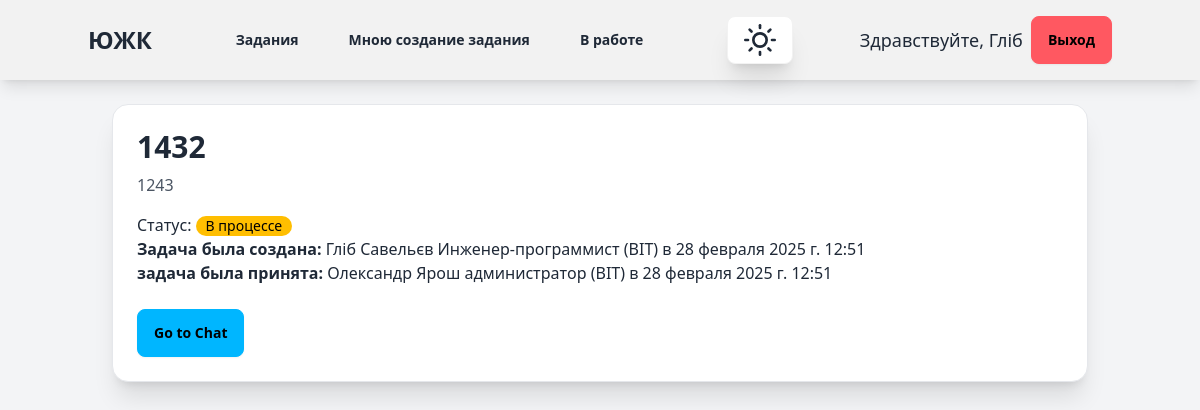
The app's page /ticket/32/ (signed in) with its own data.
### account/models.py (models this page shows, shortened)
class CustomUser(AbstractUser):
    department = models.ForeignKey(Department, on_delete=models.SET_NULL, null=True, blank=True)
    position = models.ForeignKey(Position, on_delete=models.SET_NULL, null=True, blank=True, related_name="users")

class Position(models.Model):
    title = models.CharField(max_length=255, unique=True)
    department = models.ForeignKey(Department, on_delete=models.CASCADE, related_name="positions")
    description = models.TextField(blank=True, null=True)
    created_at = models.DateTimeField(auto_now_add=True)
    updated_at = models.DateTimeField(auto_now=True)
    def __str__(self):
        return f"{self.title} ({self.department.name})"

class Department(models.Model):
    name = models.CharField(max_length=80)
    location = models.CharField(max_length=80)
    description = models.TextField()
    created_at = models.DateTimeField(auto_now_add=True)
    updated_at = models.DateTimeField(auto_now=True)

### tickets/models.py (models this page shows, shortened)
class Ticket(models.Model):
    STATUS_CHOICES = [
        ('open', 'Open'),
        ('in_progress', 'In Progress'),
        ('closed', 'Closed'),
    ]
    title = models.CharField(max_length=200)
    description = models.TextField()
    status = models.CharField(max_length=20, choices=STATUS_CHOICES, default='open')
    created_by = models.ForeignKey(CustomUser, on_delete=models.CASCADE, related_name='tickets_created')
    accepted_by = models.ForeignKey(CustomUser, on_delete=models.CASCADE, related_name='tickets_accepted', null=True,
                                    blank=True)
    department = models.ForeignKey(Department, on_delete=models.CASCADE, related_name='tickets', null=True, blank=True)
    position = models.ForeignKey(Position, on_delete=models.CASCADE, related_name='tickets', null=True, blank=True)
    screenshot = models.ImageField(upload_to='tickets/screenshots', null=True, blank=True)
    created_at = models.DateTimeField(auto_now_add=True)
    accepted_at = models.DateTimeField(null=True, blank=True)
    updated_at = models.DateTimeField(auto_now=True)

### tickets/views.py (the view)
# urls.py: path('ticket/<int:ticket_id>/', views.ticket_detail, name='ticket_detail'),
@login_required
def ticket_detail(request, ticket_id):
    ticket = get_object_or_404(Ticket, id=ticket_id)
    return render(request, 'tickets/ticket_detail.html', {'ticket': ticket})

### templates/tickets/ticket_detail.html (shortened to what this page needs)
{% extends "blog/base.html" %}
{% block content2 %}
{% load l10n %}
<div class="container mx-auto p-6">
    <div class="card bg-base-100 shadow-xl border border-gray-200 p-6">
        <h2 class="text-3xl font-bold mb-2">{{ ticket.title }}</h2>
        <p class="text-gray-600">{{ ticket.description }}</p>
        <div class="mt-4">
            <p>Статус:
                    <span class="badge
                        {% if ticket.status == 'open' %}badge-error
                        {% elif ticket.status == 'in_progress' %}badge-warning
                        {% else %}badge-success
                        {% endif %}">
                        {% if ticket.status == 'open' %}Открыт
                        {% elif ticket.status == 'in_progress' %}В процессе
                        {% else %}Закрыт
                        {% endif %}
                    </span>
                </p>
            <p>
                <strong>Задача была создана:</strong>
                {% if ticket.created_by.first_name and ticket.created_by.last_name and ticket.created_by.position%}
                    {{ ticket.created_by.first_name }}
                    {{ ticket.created_by.last_name }}
                    {{ ticket.created_by.position }}
                {% else %}
                    {{ ticket.created_by.username }}
                    {{ ticket.created_by.position }}
                {% endif %} в
                {{ ticket.created_at }}
            <p><strong>задача была принята:</strong>
                {% if ticket.accepted_by %}
                    {% if ticket.accepted_by.first_name and ticket.created_by.last_name and ticket.accepted_by.position%}
                        {{ ticket.accepted_by.first_name }}
                        {{ ticket.accepted_by.last_name }}
                        {{ ticket.accepted_by.position }}
                    {% else %}
                        {{ ticket.accepted_by.username }}
                        {{ ticket.accepted_by.position }}
                    {% endif %}
                {% else %}
                {{ ticket.accepted_by.username|default:"На данный момент не принята" }}
                {% endif %} в
                {{ ticket.accepted_at }}
            </p>
        </div>
        <div class="mt-6 flex space-x-4">
            {% if ticket.status == 'open' %}
                {% if ticket.department == request.user.department and ticket.position == request.user.position %}
                <form action="{% url 'tickets:accept_ticket' ticket.id %}" method="post">
                    {% csrf_token %}
                    <button type="submit" class="btn btn-warning">Accept Ticket</button>
                </form>
                {% else %}
                {% endif %}
            {% elif ticket.status == 'in_progress' %}
                {% if ticket.accepted_by == request.user or  ticket.created_by == request.user %}
                    <a href="{% url 'chat:chat_detail' ticket.id %}" class="btn btn-info">Go to Chat</a>
                {% endif %}
            {% else %}
                <p class="text-gray-500">Ticket is closed.</p>
            {% endif %}
        </div>
    </div>
</div>
{% endblock %}

### templates/blog/base.html (shortened to what this page needs)
{% load static %}
{% load tailwind_tags %}
<!DOCTYPE html>
<html lang="ru">
<head>
    {% tailwind_css %}
    <script src="https://cdn.tailwindcss.com"></script>
</head>
<body class="bg-gray-100">
    <nav class="navbar bg-base-200 shadow-lg p-4">
        <div class="container mx-auto flex justify-between items-center">
            <a href="http://127.0.0.1:8000/ticket_list_created_by" class="text-2xl font-bold">ЮЖК</a>
            {% if request.user.is_authenticated %}
            <div class="hidden md:flex space-x-4">
                <a href="{% url 'tickets:ticket_list' %}" class="btn btn-ghost">Задания</a>
                <a href="{% url 'tickets:ticket_list_created_by' %}" class="btn btn-ghost">Мною создание задания</a>
                <a href="{% url 'tickets:ticket_list_accepted_by' %}" class="btn btn-ghost">В работе</a>
            </div>
            <button onclick="toggleTheme()" class="btn btn-circle bg-base-100 shadow-xl transition-all">
            </button>
            <div class="flex items-center space-x-2">
                <span class="text-lg">Здравствуйте, {{ request.user.first_name|default:request.user.username }}</span>
                <form action="{% url 'account:logout' %}" method="post">
                    <button type="submit" class="btn btn-error">Выход</button>
                </form>
            </div>
            {% else %}
            <a href="{% url 'account:login' %}" class="btn btn-primary">Вход</a>
            {% endif %}
        </div>
    </nav>
    {% block content2 %}
    {% endblock %}
</body>
</html>

### records on screen
CustomUser: user.first_name "Гліб"
Ticket: title "1432", description "1243", created_by.first_name "Гліб", created_by.last_name "Савельєв", created_by.position "Инженер-программист (ВІТ)", created_at "28 февраля 2025 г. 12:51", accepted_by.first_name "Олександр", accepted_by.last_name "Ярош", accepted_by.position "администратор (ВІТ)", accepted_at "28 февраля 2025 г. 12:51"
